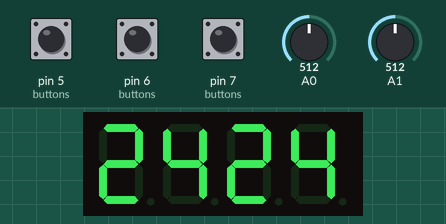
Simulated run of this sketch. Board: Arduino Uno, built with avr-gcc and run on an emulated ATmega328P. Parts: 4-digit seven-segment display. The test bench sets the inputs (shaded band); at power-on: pin 5 (buttons) HIGH, pin 6 (buttons) HIGH, pin 7 (buttons) HIGH, A0 = 512, A1 = 512. EEPROM starts erased.

Above: at 2.3 s.
2.4 s: pin 5 (buttons) pulled LOW for 1 s
At 2.63 s:
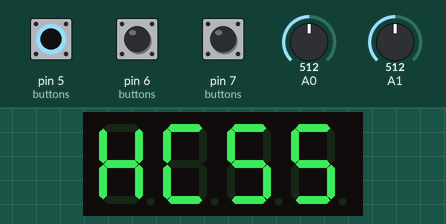
4.9 s: pin 5 (buttons) pulled LOW for 3.2 s
At 5.79 s:
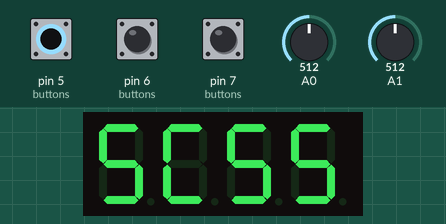
9.6 s: pin 6 (buttons) pulled LOW for 0.15 s
At 11.1 s:
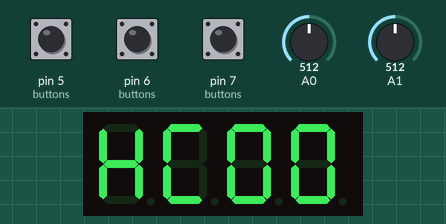
13.9 s: pin 7 (buttons) pulled LOW for 1 s
At 15.0 s:
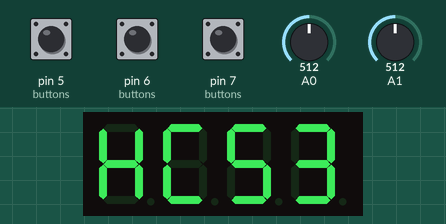
16.4 s: pin 7 (buttons) pulled LOW for 0.15 s
At 17.1 s:
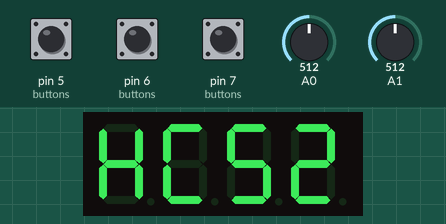
20.7 s: pin 6 (buttons) pulled LOW for 1 s
At 21.23 s:
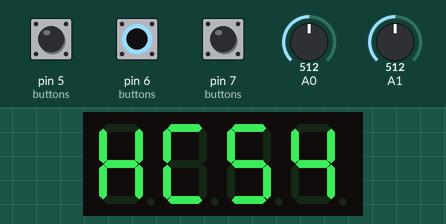
Timing chart, 0 to 23.7 s (numbered marks = the images above; inputs shaded):
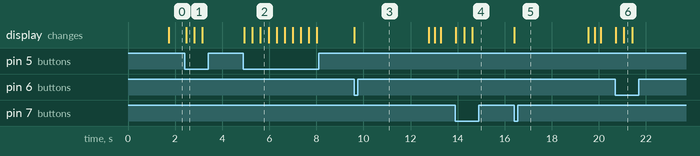

The sketch:

project_chernobyl.ino
```cpp
// Project chernobyl
//
// Read temp of boiler out water and boiler in water and if out water is hotter than
// specified temp and in watter is colder than specified minimum close the relay to start pump

#include <Arduino.h>
#include <EEPROM.h>
#include <TM1637Display.h>

// define pin numbers
#define TERM_PIN_C 0
#define TERM_PIN_H 1
#define DISPLAY_CLK 2
#define DISPLAY_DIO 3
#define SSR_PIN 4
#define BUTTON_OTHER 5
#define BUTTON_UP    6
#define BUTTON_DOWN  7

//resistor parameters
#define TERM_NOM 10000    // Reference thermistor resistance
#define REF_TEMP 25       // Temperature for thermistor resistance
#define BETA_FACTOR 3977  // Beta factor
#define RESISTANCE 10000  // Serialy connected resistor resistance

//  AREF     O +3.3V          TERM PIN                 _   GND
//   |       |                   |                    ___
//   |       |                   |                   _____
//   |       |     _________     |     ______/____     |
//   |_______|____|         |____|____|     /     |____|
//                |_________|         |____/______|
//                                    ____/


#define BRIGHTNESS_MAX 12
#define BRIGHTNESS_MIN 8

#define FLASH_MAX 3   // in main loop cycles
#define PUMP_STATE_WAIT_MAX 120   // in main loop cycles

#define EEPROM_TEMP_H 0
#define EEPROM_TEMP_C 1

#define BUTTON_COUNT 3
const uint8_t buttons[BUTTON_COUNT] = {BUTTON_OTHER, BUTTON_UP, BUTTON_DOWN};
bool button_state[BUTTON_COUNT];


//  Display segment map
//    -      A
//  |   |  F   B
//    -      G
//  |   |  E   C
//    -      D

const uint8_t DISPLAY_AHOJ[] = {
    SEG_A | SEG_B | SEG_C | SEG_E | SEG_F | SEG_G,   // A
    SEG_B | SEG_C | SEG_E | SEG_F | SEG_G,           // H
    SEG_A | SEG_B | SEG_C | SEG_D | SEG_E | SEG_F,   // O
    SEG_B | SEG_C | SEG_D | SEG_E                    // J
};

const uint8_t DISPLAY_ERROR = SEG_G;                               // -
const uint8_t DISPLAY_H = SEG_B | SEG_C | SEG_E | SEG_F | SEG_G;   // H
const uint8_t DISPLAY_S = SEG_A | SEG_C | SEG_D | SEG_F | SEG_G;   // S
const uint8_t DISPLAY_C = SEG_A | SEG_D | SEG_F | SEG_E;           // C

uint8_t brightness = BRIGHTNESS_MIN + 1;

uint8_t state = 1;
// state 0  ->  no display output
// state 1  ->  hot water temp / cold water temp
// state 2  ->  minimal hot water temperature
// state 3  ->  minimal cold water temperature

uint8_t temp_h_target = 30;
uint8_t temp_c_target = 20;

int8_t flash_counter = -1;

uint16_t pump_state_wait = 0;
uint8_t pump_last_state = LOW;

TM1637Display display(DISPLAY_CLK, DISPLAY_DIO);


void setup() {
    analogReference(EXTERNAL);
    pinMode(SSR_PIN, OUTPUT);
    for (int i = 0; i < BUTTON_COUNT; i++) {
        pinMode(buttons[i], INPUT_PULLUP);
    }
    display.setBrightness(brightness);
    display.setSegments(DISPLAY_AHOJ);
    delay(1000);
    //EEPROM.write(EEPROM_TEMP_H, temp_h_target);
    //EEPROM.write(EEPROM_TEMP_C, temp_c_target);
    temp_h_target = EEPROM.read(EEPROM_TEMP_H);
    temp_c_target = EEPROM.read(EEPROM_TEMP_C);
}


// change global display state
void change_state() {
    state = state + 1;
    if (state > 3) {
        state = 0;
    }
}


// key up pressed
void handle_key_up() {
    if (state == 2 ) {
        start_flash();
        temp_h_target++;
    }
    if (state == 3 ) {
        start_flash();
        temp_c_target++;
    }
}


// key down pressed
void handle_key_down() {
    if (state == 2 ) {
        start_flash();
        temp_h_target--;
    }
    if (state == 3 ) {
        start_flash();
        temp_c_target--;
    }
}


// check and process keypress
void handle_input(){
    for (int i = 0; i < 7; i++) {
        for (int button = 0; button < BUTTON_COUNT; button++) {
            button_state[button] = digitalRead(buttons[button]);
        }
        bool something_happend = false;
        if (button_state[0] == 0) {
            change_state();
            something_happend = true;
        }
        if (button_state[1] == 0) {
            handle_key_up();
            something_happend = true;
        }
        if (button_state[2] == 0) {
            handle_key_down();
            something_happend = true;
        }
        if (something_happend) {
            break;
        }
        delay(100);
    }
}


// read temperature from pin
float get_term_from_pin(uint8_t pin_number) {
    float voltage;
    //Read voltage from pin
    voltage = analogRead(pin_number);

    // Convert voltage by thermistor resistance
    voltage = 1023 / voltage - 1;
    voltage = RESISTANCE / voltage;

    float temp;
    temp = voltage / TERM_NOM;          // (R/Ro)
    temp = log(temp);                   // ln(R/Ro)
    temp /= BETA_FACTOR;                // 1/B * ln(R/Ro)
    temp += 1.0 / (REF_TEMP + 273.15);  // + (1/To)
    temp = 1.0 / temp;                  // 1 / temp
    temp -= 273.15;                     // Convert Kelvin to Celsius

    return temp;
}


// start or stop ssr relay
void set_ssr_state(float temp_h, float temp_c) {
    uint8_t new_state = LOW;
    if ((temp_h >= temp_h_target) and (temp_c < temp_c_target))
    {
        new_state = HIGH;
    }
    if ((new_state != pump_last_state) and (pump_state_wait == 0)) {
        digitalWrite(SSR_PIN, new_state);
        pump_state_wait = PUMP_STATE_WAIT_MAX;
        pump_last_state = new_state;
    }
}


// set display when state = 1
void set_display_state_1(uint8_t display_out[], float temp_h, float temp_c) {
    if (temp_h < 100 and temp_h >= 0) {
        display_out[0] = display.encodeDigit(int(temp_h) / 10 % 10);
        display_out[1] = display.encodeDigit(int(temp_h) % 10);
    }
    else {
        display_out[0] = DISPLAY_ERROR;
        display_out[1] = DISPLAY_ERROR;
    }

    if (temp_c < 100 and temp_c >= 0) {
        display_out[2] = display.encodeDigit(int(temp_c) / 10 % 10);
        display_out[3] = display.encodeDigit(int(temp_c) % 10);
    }
    else {
        display_out[2] = DISPLAY_ERROR;
        display_out[3] = DISPLAY_ERROR;
    }
}


// set display when state = 2
void set_display_state_2(uint8_t display_out[]) {
    display_out[0] = DISPLAY_H;
    display_out[1] = DISPLAY_C;
    display_out[2] = display.encodeDigit(temp_h_target / 10 % 10);
    display_out[3] = display.encodeDigit(temp_h_target % 10);
}


// set display when state = 3
void set_display_state_3(uint8_t display_out[]) {
    display_out[0] = DISPLAY_S;
    display_out[1] = DISPLAY_C;
    display_out[2] = display.encodeDigit(temp_c_target / 10 % 10);
    display_out[3] = display.encodeDigit(temp_c_target % 10);
}


// set display dependent on global state
void  set_display_state(uint8_t display_out[], float temp_h, float temp_c) {
    if (state == 1 ) {
        set_display_state_1(display_out, temp_h, temp_c);
    }
    if (state == 2 ) {
        set_display_state_2(display_out);
    }
    if (state == 3 ) {
        set_display_state_3(display_out);
    }
}


// save temp to EEPROM
void save_eeprom() {
    EEPROM.update(EEPROM_TEMP_H, temp_h_target);
    EEPROM.update(EEPROM_TEMP_C, temp_c_target);
}


// flash with display
void flash(uint8_t display_out[]) {
    save_eeprom();
    display.setBrightness(BRIGHTNESS_MIN);
    display.setSegments(display_out);
    delay(250);
    display.setBrightness(BRIGHTNESS_MAX);
    display.setSegments(display_out);
    delay(250);
    display.setBrightness(brightness);
}


// flash with display after flash_counter reach zero
void start_flash() {
    flash_counter = FLASH_MAX;
}


// used to wait before save to protect EEPROM before too many writes
void check_flash_counter(uint8_t display_out[]) {
    if (flash_counter == 0) {
        flash_counter = -1;
        flash(display_out);
    }
    if (flash_counter > 0) {
        flash_counter--;
    }
}

void check_pump_counter()
{
    if (pump_state_wait > 0){
        pump_state_wait--;
    }
}

void loop() {
    uint8_t display_out[] = { 0, 0, 0, 0 };

    float temp_h = get_term_from_pin(TERM_PIN_H);
    float temp_c = get_term_from_pin(TERM_PIN_C);

    handle_input();
    set_display_state(display_out, temp_h, temp_c);
    check_pump_counter();
    check_flash_counter(display_out);

    //redraw display two times to prevents artifacts
    display.setSegments(display_out);
    display.setSegments(display_out);

    set_ssr_state(temp_h, temp_c);

    delay(300);
}
```

Measured:
- after the input at 2.4 s, the display: changes after 0.07 s (image 1)
- after the input at 4.9 s, the display: first changes at once (image 2 shows a later state)
- after the input at 9.6 s, the display: changes at once (image 3)
- after the input at 13.9 s, the display: first changes at once (image 4 shows a later state)
- after the input at 20.7 s, the display: first changes at once (image 6 shows a later state)
